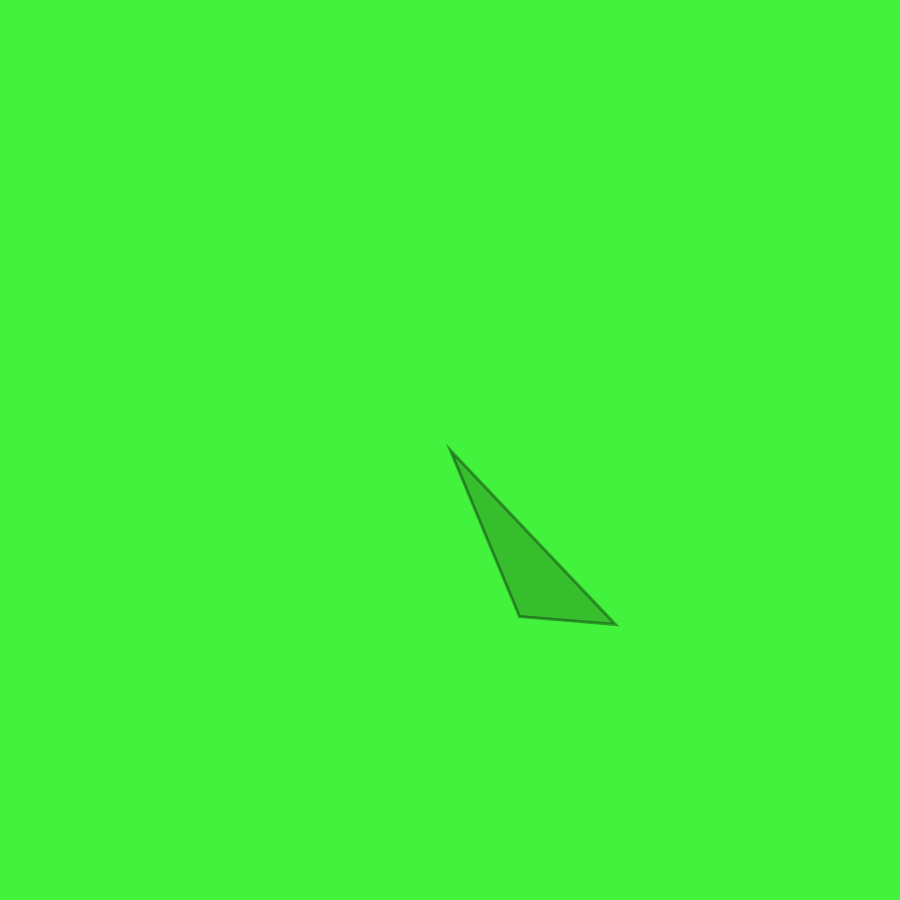
Frame 1 (no input)
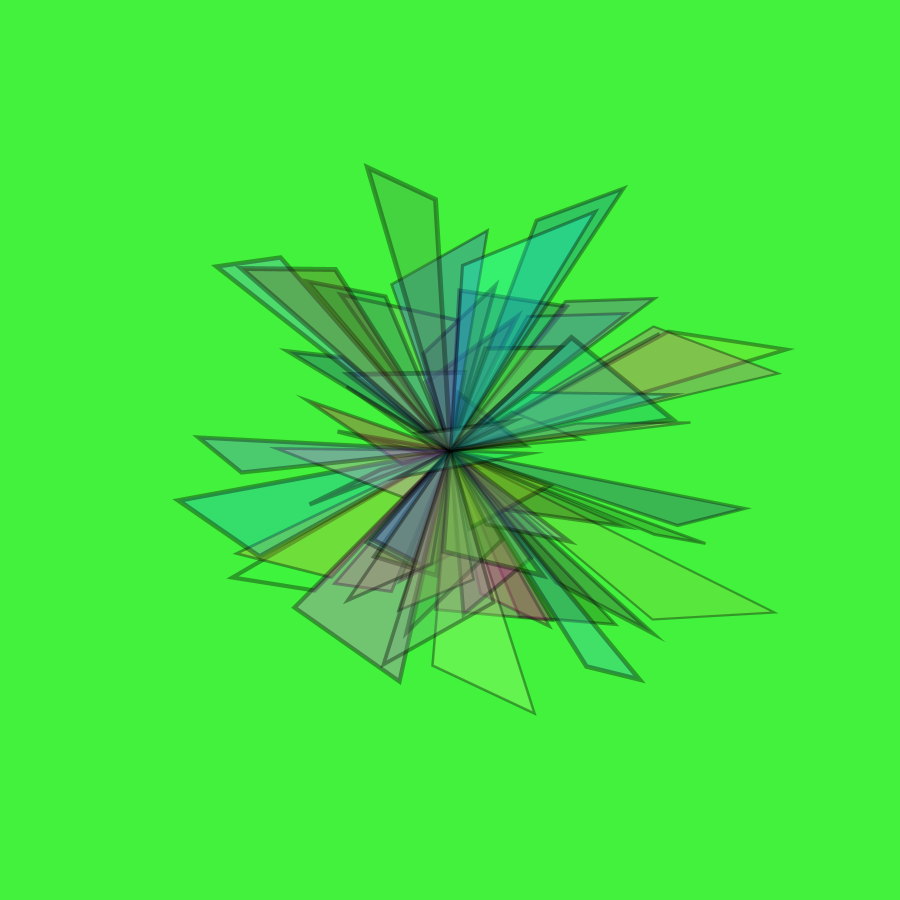
Frame 60 (the mouse pressed at the canvas centre just before this capture)
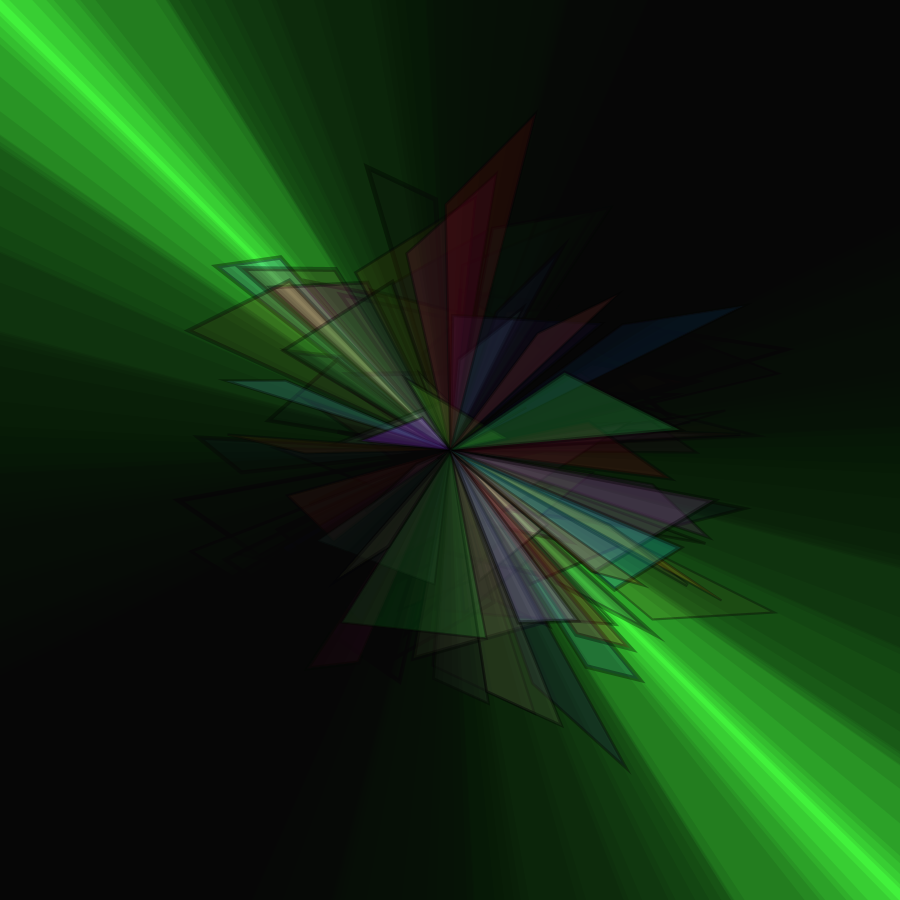
Frame 120 (the mouse held since frame 60 and released just before this capture)

The Processing sketch that drew these frames (run headless with seeded random() and noise(); from frame 60 on, the mouse is pressed at the canvas centre):

// Processing sketch: processing_28599
// ── processing_28599.pde

int numTri = 25;
int numCir = 30;
int val;
float xCir = 0.0;
float yCir = 0.0;

//creamos array de posiciones
PVector[] posiciones = new PVector[numTri];

//variable para el tamaño ir
float med = random(2,15);

void setup() {
  size(900,900);
  frameRate(50);
  background(random(255),random(255),random(255),20);
  smooth();
  
  //inicializamos PVectors:
  for (int i = 0; i<numTri; i++){
  posiciones[i] = new PVector(width/2,height/2);
  }
}   

void draw(){

  //variable para random de tamaño tri
  float X = random(-width/4,width/4);
  float Y = random(-height/4,height/4);
  float Z = random(50,150);
  
  //dibujo
  translate(450,450);
  rotate(random(HALF_PI/2,(PI/4)*3));
  stroke(noise(0,255),noise(0,255),noise(0,255),90);
  strokeWeight(random(2,5));
  fill(random(255),random(255),random(255),70);
  triangle(0,0,X,Y,X,Y-Z);
  
  if (mousePressed == true) {
   noStroke();
   fill(noise(0,255),noise(0,255),noise(0,255),20);
   rect(0,0,1000,1000);
   rect(-1000,-1000,1000,1000);
  }
  
  if ((keyPressed == true) && (keyPressed != (key == 'o' || key == 'O'))) {
   background(random(255),random(255),random(255),20);
  }
  
  if ((keyPressed == true) && (keyPressed == (key == 'o' || key == 'O'))) {
        ellipse(xCir, yCir, 10, 10);
        xCir = map(noise(frameCount/100.0, mouseY), 0, 1,-width, width);
        yCir = map(noise(frameCount/100.0, mouseX), 0, 1,-height,height);
  } 
  
}
